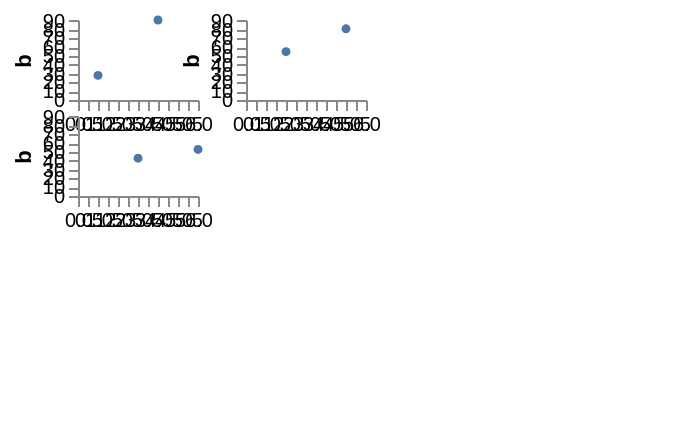

This figure's Vega-Lite source:
### Vega specification from a JSON file in a GitHub repository (floating-point values rounded to 4 significant figures)
{"width": 300, "height": 200, "padding": 5, "data": [{"name": "table", "values": [{"a": "Alpha", "b": 28, "c": "x", "d": 1, "col": 0, "row": 0}, {"a": "Bravo", "b": 55, "c": "y", "d": 2, "col": 1, "row": 1}, {"a": "Charlie", "b": 43, "c": "x", "d": 3, "col": 2, "row": 0}, {"a": "Delta", "b": 91, "c": "z", "d": 4, "col": 0, "row": 1}, {"a": "Echo", "b": 81, "c": "y", "d": 5, "col": 1, "row": 0}, {"a": "Foxtrot", "b": 53, "c": "z", "d": 6, "col": 2, "row": 1}]}], "scales": [{"name": "x", "type": "linear", "domain": {"data": "table", "field": "d"}, "range": [0, 60]}, {"name": "y", "type": "linear", "domain": {"data": "table", "field": "b"}, "range": [40, 0]}], "layout": {"align": {"row": "all", "column": "all"}, "bounds": "flush", "columns": 2, "padding": {"row": 8, "column": 24}, "center": true}, "marks": [{"type": "group", "from": {"facet": {"name": "facet", "data": "table", "groupby": ["col"]}}, "encode": {"update": {"width": {"value": 60}, "height": {"value": 40}}}, "axes": [{"orient": "left", "scale": "y", "title": "b"}, {"orient": "bottom", "scale": "x"}], "marks": [{"type": "symbol", "from": {"data": "facet"}, "encode": {"enter": {"x": {"scale": "x", "field": "d"}, "y": {"scale": "y", "field": "b"}, "size": {"value": 20}}}}]}]}
